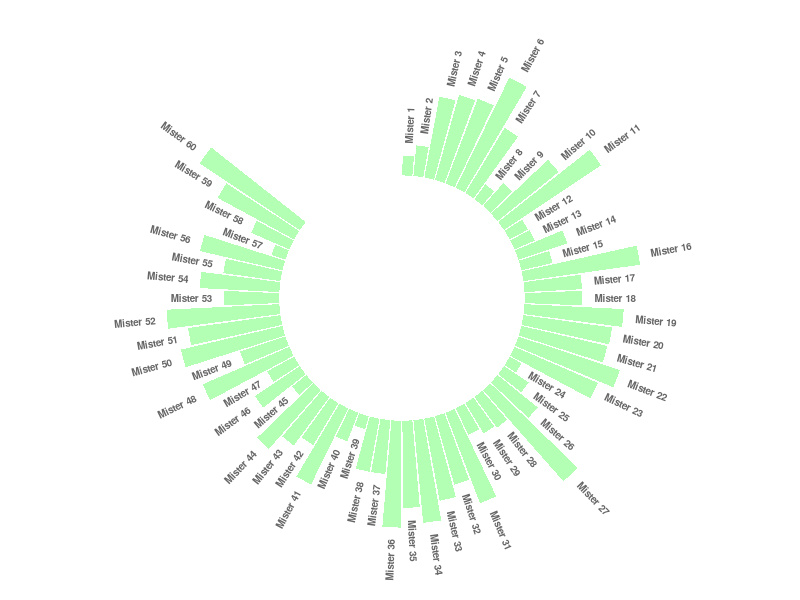
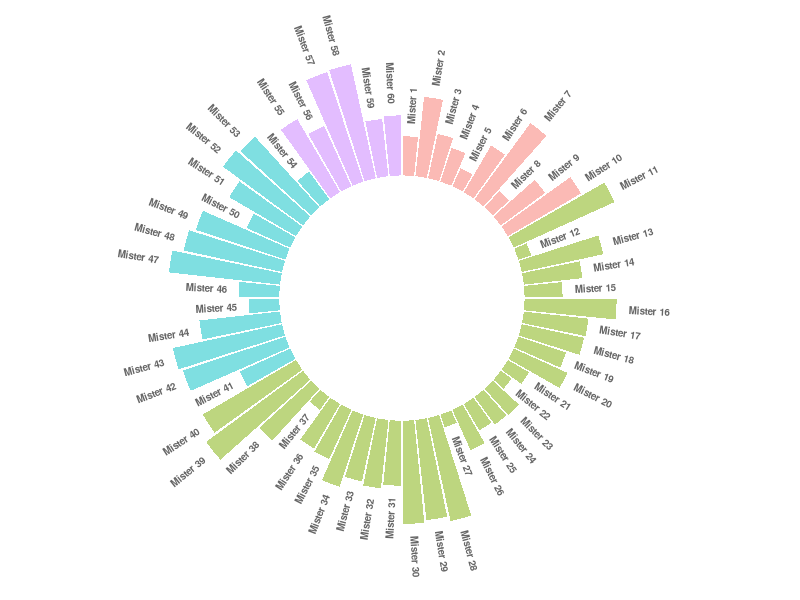
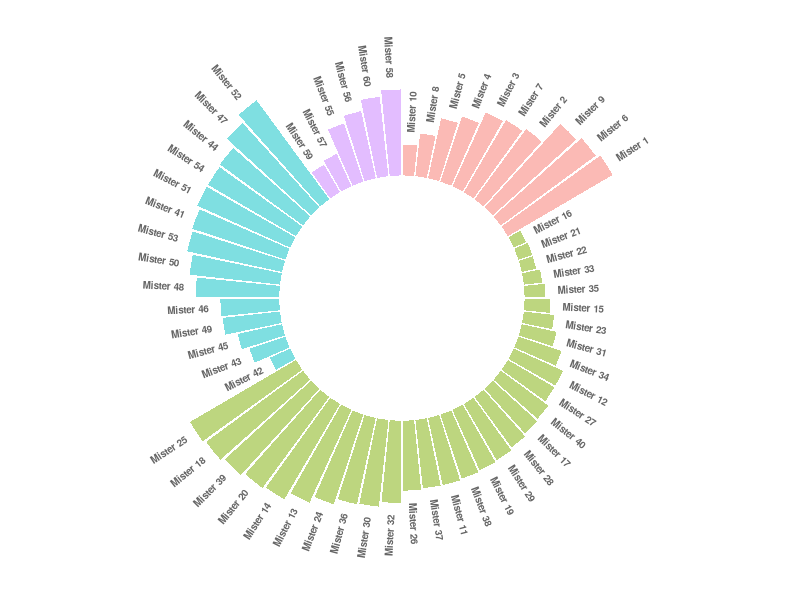
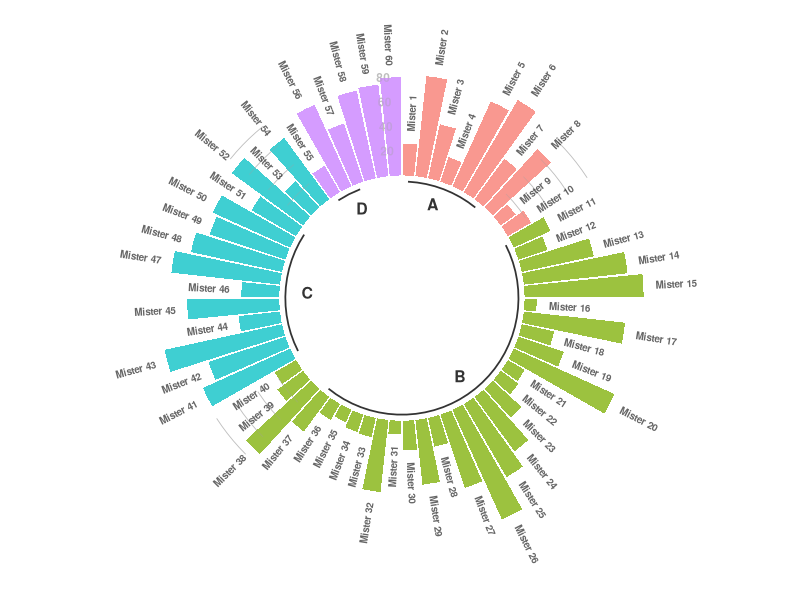

Here is the R script that generated these plots, in order: (Note: this script raises an error after producing the figures.)
## ---- chunk 1
knitr::opts_chunk$set( warning=FALSE, message=FALSE)
## ---- chunk 2
# library
library(tidyverse)
 
# Create dataset
data <- data.frame(
  individual=paste( "Mister ", seq(1,60), sep=""),
  value=sample( seq(10,100), 60, replace=T)
)
 
# Set a number of 'empty bar'
empty_bar <- 10
 
# Add lines to the initial dataset
to_add <- matrix(NA, empty_bar, ncol(data))
colnames(to_add) <- colnames(data)
data <- rbind(data, to_add)
data$id <- seq(1, nrow(data))
 
# Get the name and the y position of each label
label_data <- data
number_of_bar <- nrow(label_data)
angle <- 90 - 360 * (label_data$id-0.5) /number_of_bar     # I substract 0.5 because the letter must have the angle of the center of the bars. Not extreme right(1) or extreme left (0)
label_data$hjust <- ifelse( angle < -90, 1, 0)
label_data$angle <- ifelse(angle < -90, angle+180, angle)
 
# Make the plot
p <- ggplot(data, aes(x=as.factor(id), y=value)) +       # Note that id is a factor. If x is numeric, there is some space between the first bar
  geom_bar(stat="identity", fill=alpha("green", 0.3)) +
  ylim(-100,120) +
  theme_minimal() +
  theme(
    axis.text = element_blank(),
    axis.title = element_blank(),
    panel.grid = element_blank(),
    plot.margin = unit(rep(-1,4), "cm") 
  ) +
  coord_polar(start = 0) + 
  geom_text(data=label_data, aes(x=id, y=value+10, label=individual, hjust=hjust), color="black", fontface="bold",alpha=0.6, size=2.5, angle= label_data$angle, inherit.aes = FALSE ) 
 
p
## ---- chunk 3
# library
library(tidyverse)
 
# Create dataset
data <- data.frame(
  individual=paste( "Mister ", seq(1,60), sep=""),
  group=c( rep('A', 10), rep('B', 30), rep('C', 14), rep('D', 6)) ,
  value=sample( seq(10,100), 60, replace=T)
)
 
# Set a number of 'empty bar' to add at the end of each group
empty_bar <- 4
to_add <- data.frame( matrix(NA, empty_bar*nlevels(data$group), ncol(data)) )
colnames(to_add) <- colnames(data)
to_add$group <- rep(levels(data$group), each=empty_bar)
data <- rbind(data, to_add)
data <- data %>% arrange(group)
data$id <- seq(1, nrow(data))
 
# Get the name and the y position of each label
label_data <- data
number_of_bar <- nrow(label_data)
angle <- 90 - 360 * (label_data$id-0.5) /number_of_bar     # I substract 0.5 because the letter must have the angle of the center of the bars. Not extreme right(1) or extreme left (0)
label_data$hjust <- ifelse( angle < -90, 1, 0)
label_data$angle <- ifelse(angle < -90, angle+180, angle)
 
# Make the plot
p <- ggplot(data, aes(x=as.factor(id), y=value, fill=group)) +       # Note that id is a factor. If x is numeric, there is some space between the first bar
  geom_bar(stat="identity", alpha=0.5) +
  ylim(-100,120) +
  theme_minimal() +
  theme(
    legend.position = "none",
    axis.text = element_blank(),
    axis.title = element_blank(),
    panel.grid = element_blank(),
    plot.margin = unit(rep(-1,4), "cm") 
  ) +
  coord_polar() + 
  geom_text(data=label_data, aes(x=id, y=value+10, label=individual, hjust=hjust), color="black", fontface="bold",alpha=0.6, size=2.5, angle= label_data$angle, inherit.aes = FALSE ) 
 
p
## ---- chunk 4
# library
library(tidyverse)
 
# Create dataset
data <- data.frame(
  individual=paste( "Mister ", seq(1,60), sep=""),
  group=c( rep('A', 10), rep('B', 30), rep('C', 14), rep('D', 6)) ,
  value=sample( seq(10,100), 60, replace=T)
)

# Order data:
data = data %>% arrange(group, value)

# Set a number of 'empty bar' to add at the end of each group
empty_bar <- 4
to_add <- data.frame( matrix(NA, empty_bar*nlevels(data$group), ncol(data)) )
colnames(to_add) <- colnames(data)
to_add$group <- rep(levels(data$group), each=empty_bar)
data <- rbind(data, to_add)
data <- data %>% arrange(group)
data$id <- seq(1, nrow(data))
 
# Get the name and the y position of each label
label_data <- data
number_of_bar <- nrow(label_data)
angle <- 90 - 360 * (label_data$id-0.5) /number_of_bar     # I substract 0.5 because the letter must have the angle of the center of the bars. Not extreme right(1) or extreme left (0)
label_data$hjust <- ifelse( angle < -90, 1, 0)
label_data$angle <- ifelse(angle < -90, angle+180, angle)
 
# Make the plot
p <- ggplot(data, aes(x=as.factor(id), y=value, fill=group)) +       # Note that id is a factor. If x is numeric, there is some space between the first bar
  geom_bar(stat="identity", alpha=0.5) +
  ylim(-100,120) +
  theme_minimal() +
  theme(
    legend.position = "none",
    axis.text = element_blank(),
    axis.title = element_blank(),
    panel.grid = element_blank(),
    plot.margin = unit(rep(-1,4), "cm") 
  ) +
  coord_polar() + 
  geom_text(data=label_data, aes(x=id, y=value+10, label=individual, hjust=hjust), color="black", fontface="bold",alpha=0.6, size=2.5, angle= label_data$angle, inherit.aes = FALSE ) 
 
p
## ---- chunk 5

# library
library(tidyverse)
 
# Create dataset
data <- data.frame(
  individual=paste( "Mister ", seq(1,60), sep=""),
  group=c( rep('A', 10), rep('B', 30), rep('C', 14), rep('D', 6)) ,
  value=sample( seq(10,100), 60, replace=T)
)
 
# Set a number of 'empty bar' to add at the end of each group
empty_bar <- 3
to_add <- data.frame( matrix(NA, empty_bar*nlevels(data$group), ncol(data)) )
colnames(to_add) <- colnames(data)
to_add$group <- rep(levels(data$group), each=empty_bar)
data <- rbind(data, to_add)
data <- data %>% arrange(group)
data$id <- seq(1, nrow(data))
 
# Get the name and the y position of each label
label_data <- data
number_of_bar <- nrow(label_data)
angle <- 90 - 360 * (label_data$id-0.5) /number_of_bar     # I substract 0.5 because the letter must have the angle of the center of the bars. Not extreme right(1) or extreme left (0)
label_data$hjust <- ifelse( angle < -90, 1, 0)
label_data$angle <- ifelse(angle < -90, angle+180, angle)
 
# prepare a data frame for base lines
base_data <- data %>% 
  group_by(group) %>% 
  summarize(start=min(id), end=max(id) - empty_bar) %>% 
  rowwise() %>% 
  mutate(title=mean(c(start, end)))
 
# prepare a data frame for grid (scales)
grid_data <- base_data
grid_data$end <- grid_data$end[ c( nrow(grid_data), 1:nrow(grid_data)-1)] + 1
grid_data$start <- grid_data$start - 1
grid_data <- grid_data[-1,]
 
# Make the plot
p <- ggplot(data, aes(x=as.factor(id), y=value, fill=group)) +       # Note that id is a factor. If x is numeric, there is some space between the first bar
  
  geom_bar(aes(x=as.factor(id), y=value, fill=group), stat="identity", alpha=0.5) +
  
  # Add a val=100/75/50/25 lines. I do it at the beginning to make sur barplots are OVER it.
  geom_segment(data=grid_data, aes(x = end, y = 80, xend = start, yend = 80), colour = "grey", alpha=1, size=0.3 , inherit.aes = FALSE ) +
  geom_segment(data=grid_data, aes(x = end, y = 60, xend = start, yend = 60), colour = "grey", alpha=1, size=0.3 , inherit.aes = FALSE ) +
  geom_segment(data=grid_data, aes(x = end, y = 40, xend = start, yend = 40), colour = "grey", alpha=1, size=0.3 , inherit.aes = FALSE ) +
  geom_segment(data=grid_data, aes(x = end, y = 20, xend = start, yend = 20), colour = "grey", alpha=1, size=0.3 , inherit.aes = FALSE ) +
  
  # Add text showing the value of each 100/75/50/25 lines
  annotate("text", x = rep(max(data$id),4), y = c(20, 40, 60, 80), label = c("20", "40", "60", "80") , color="grey", size=3 , angle=0, fontface="bold", hjust=1) +
  
  geom_bar(aes(x=as.factor(id), y=value, fill=group), stat="identity", alpha=0.5) +
  ylim(-100,120) +
  theme_minimal() +
  theme(
    legend.position = "none",
    axis.text = element_blank(),
    axis.title = element_blank(),
    panel.grid = element_blank(),
    plot.margin = unit(rep(-1,4), "cm") 
  ) +
  coord_polar() + 
  geom_text(data=label_data, aes(x=id, y=value+10, label=individual, hjust=hjust), color="black", fontface="bold",alpha=0.6, size=2.5, angle= label_data$angle, inherit.aes = FALSE ) +
  
  # Add base line information
  geom_segment(data=base_data, aes(x = start, y = -5, xend = end, yend = -5), colour = "black", alpha=0.8, size=0.6 , inherit.aes = FALSE )  +
  geom_text(data=base_data, aes(x = title, y = -18, label=group), hjust=c(1,1,0,0), colour = "black", alpha=0.8, size=4, fontface="bold", inherit.aes = FALSE)
 
p

## ---- chunk 6
htmltools::includeHTML("htmlChunkRelatedRanking.html")
